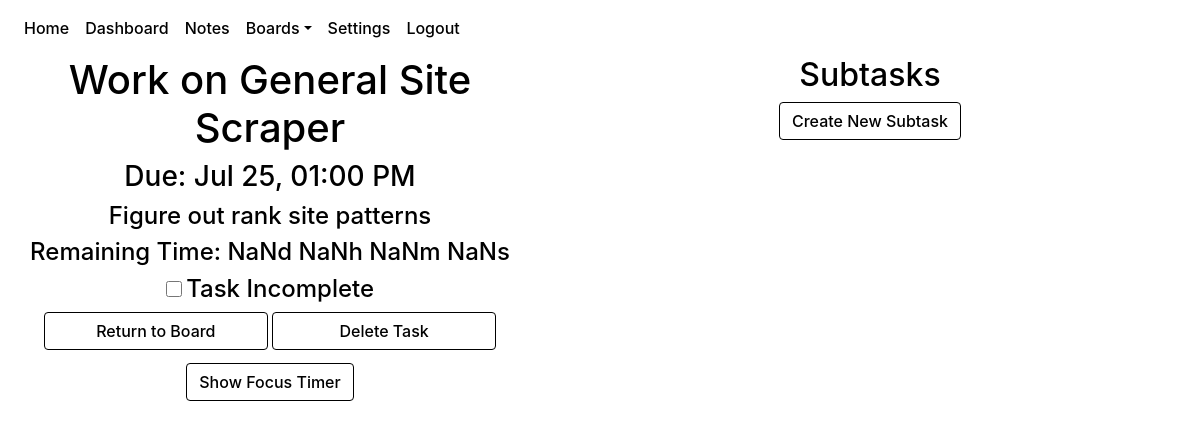
/boards/3/9/6 (signed in), run on an earlier commit of the app's database.
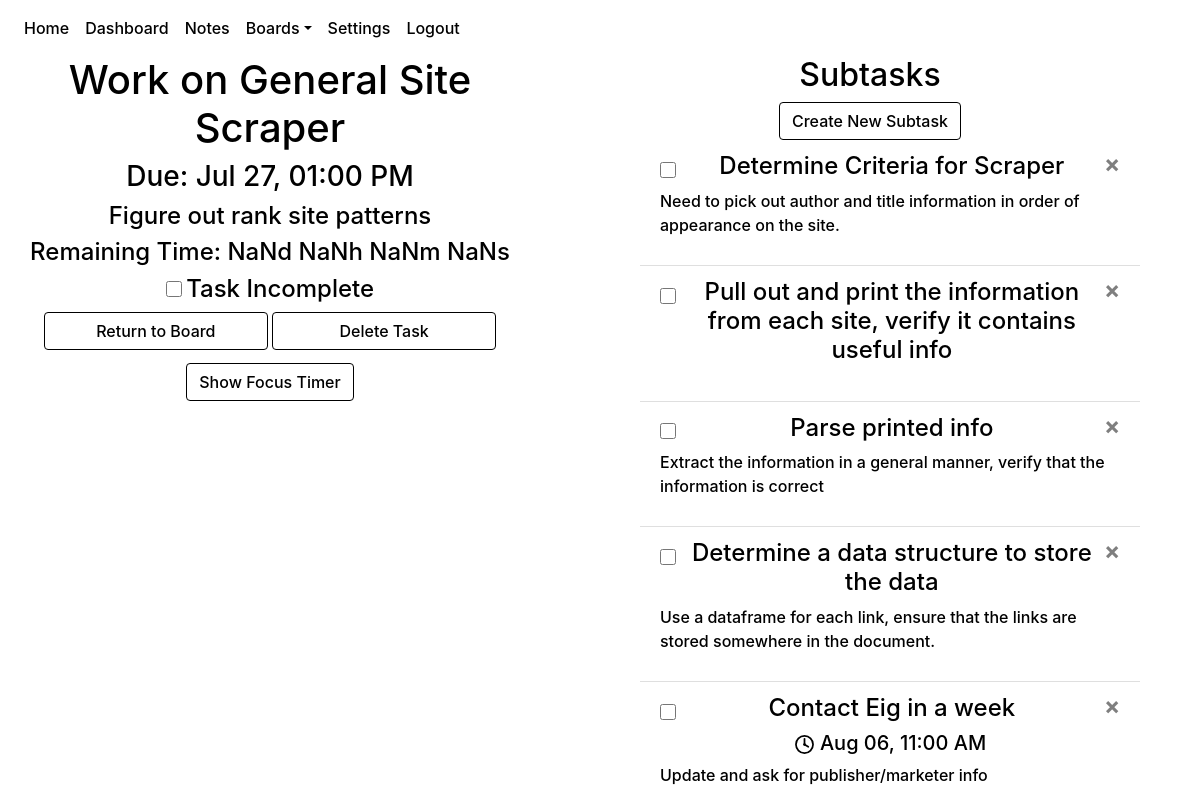
And on a later commit of the database.
### website/models.py (models this page shows)
class Task(db.Model):
    id = db.Column(db.Integer, primary_key = True)
    created = db.Column(db.DateTime(timezone = True), default = func.now())
    last_modified = db.Column(db.DateTime(timezone = True), default = func.now())
    due_date = db.Column(db.DateTime(timezone = True))
    name = db.Column(db.String(100))
    description = db.Column(db.String(10000))
    completed = db.Column(db.Boolean, default = False)
    category = db.Column(db.Integer, db.ForeignKey('category.id'))
    board = db.Column(db.Integer, db.ForeignKey('board.id'))
    subtasks = db.relationship('Subtask')
    user_id = db.Column(db.Integer, db.ForeignKey('user.id'))

class Subtask(db.Model):
    id=db.Column(db.Integer, primary_key=True)
    created=db.Column(db.DateTime(timezone = True), default = func.now())
    last_modified=db.Column(db.DateTime(timezone = True), default = func.now())
    due_date = db.Column(db.DateTime(timezone = True))
    name = db.Column(db.String(100))
    description = db.Column(db.String(10000))
    completed = db.Column(db.Boolean, default = False)
    parent_task = db.Column(db.Integer, db.ForeignKey('task.id'))
    category = db.Column(db.Integer, db.ForeignKey('category.id'))
    board = db.Column(db.Integer, db.ForeignKey('board.id'))
    user_id = db.Column(db.Integer, db.ForeignKey('user.id'))

### website/views.py (the view, shortened to what this page needs)
@views.route('/boards/<board>/<category>/<task>', methods= ['GET', 'POST'])
@login_required
def display_task(board, category, task):
    return render_template("taskview.html", user = current_user, board = board, category = category, task = task)

### website/__init__.py (called while the page is built)
def create_app():
    app = Flask(__name__)
    app.config['SECRET_KEY'] = urandom(12).hex()
    app.config['SQLALCHEMY_DATABASE_URI'] = f'sqlite:///{DB_NAME}'
    app.config['SQLALCHEMY_TRACK_MODIFICATIONS'] = False
    db.init_app(app)
    from .views import views
    from .auth import auth
    app.register_blueprint(views, url_prefix='/')
    app.register_blueprint(auth, url_prefix='/')
    from .models import User, Note, Board, Task, Category
    create_database(app)
    login_manager = LoginManager()
    login_manager.login_view = 'auth.login'
    login_manager.init_app(app)
    @login_manager.user_loader
    def load_user(id):
        return User.query.get(id)
    return app

### website/templates/taskview.html (shortened to what the changed rows need)
{% extends "base.html" %}
{% block style %}
<link rel="stylesheet" href="{{ url_for('static', filename = 'taskView.css') }}" />
{% endblock %}
{% block content %}
    {% for boardObject in current_user.boards %}
    {% if boardObject.id == board|int%}
    {% for taskObject in boardObject.tasks%}
    {% if task|int == taskObject.id %}
    <div class="all-task-content">
        <div class="contain-task">
            <div class="task-header">
                <h1
                align="center"
                class="show-task task-title"
                id="task-title"
                ondblclick='editTaskElement(".task-title")'>{{ taskObject.name }}</h1>
                <h3
                id="task-due-date"
                class="show-task task-due"
                align="center"
                ondblclick='setDefaultDate("{{taskObject.due_date}}"); editTaskElement(".task-due");'>Due: {{taskObject.due_date.strftime('%b %d, %I:%M %p')}}</h3>
                <h4
                id="task-description"
                class="show-task task-description"
                align="center"
                ondblclick='editTaskElement(".task-description")'>{{taskObject.description}}</h4>
                {% if taskObject.completed == True %}
                    <h4 style="display: none;" id="time-remaining"></h4>
                    <div align="center" class="task-complete checkbox-section">
                        <input
                        align="center"
                        name="check-box"
                        type="checkbox"
                        aria-label="Complete"
                        id="task-completed-checkbox"
                        class="task-view checkbox form-control"
                        onclick="toggleTaskCompletion({{ taskObject.id }}, {{ taskObject.board }})"
                        checked
                        >
                        <h4 id="task-status">Task Complete</h4>
                    </div>
                {% else %}
                    <h4 id="time-remaining"></h4>
                    <div align="center" class="task-incomplete checkbox-section">
                        <input
                        onshow="showDueDate('{{ taskObject.due_date }}');"
                        type="checkbox"
                        name="check-box"
                        aria-label="Complete"
                        id="task-completed-checkbox"
                        class="task-view checkbox form-control"
                        onclick="toggleTaskCompletion({{ taskObject.id }}, {{ taskObject.board }})"
                        >
                        <h4 id="task-status">Task Incomplete</h4>
                    </div>
                {% endif %}
                <div align="center" id="main-task-buttons-div">
                    <a href="/boards/{{ board }}"><button align="center" id="return-to-board" class="form-control btn btn-primary">Return to Board</button></a>
                    <button align="center"
                    id="delete-task"
                    class="form-control btn btn-secondary"
                    onclick= "showDeleteConfirmation(`deleteTask({{ taskObject.id }}, '{{ board }}');`, 'task');"
                    >Delete Task</button>
                </div>
            </div>
            {% if taskObject.completed == False %}
            <div align="center" id="focus-timer-button-container">
                <button align="center" onclick="toggleTimerMenu('focus-timer-display');" class="btn btn-primary" id="focus-timer-display">Show Focus Timer</button>
            </div>
            {% endif %}
        </div>
        <div class="contain-subtasks">
            <div align="center" id="subtask-list-header">
                <h2>Subtasks</h2>
                <div align="center">
                    <button class="btn btn-primary" onclick="showSubtaskForm();" id="show-form-button">Create New Subtask</button>
                </div>
            </div>
            <ul class="subtask list-group-flush" id="subtask-list">
                {% for subtask in taskObject.subtasks%}
                <li class="subtask-item list-group-item">
                {% if subtask.completed == True %}
                    <input id="toggle-s{{subtask.id}}" class="toggle-complete-box form-control show-subtask subtask-title s{{subtask.id}}" type="checkbox" onclick="toggleSubtaskCompletion({{ subtask.id }})" checked />
                    <h4 class="show-subtask subtask-completed subtask-title s{{subtask.id}} complete" ondblclick="editSubtaskElement('.subtask-title.s{{subtask.id}}');">{{ subtask.name }}</h4>
                    <button type="button" class="show-subtask close s{{ subtask.id }}" id="delete-subtask" onClick="showDeleteConfirmation(`deleteSubtask({{ subtask.id }})`, 'subtask');">
                        <span class="delete-button" aria-hidden="true">&times;</span>
                    </button>
                    <br>
                    <div id="change-name-div" class="edit-subtask subtask-title s{{subtask.id}}" align="center">
                        <input
                        align="center"
                        name = "subtask-title"
                        class="form-control edit-subtask subtask-title s{{subtask.id}}"
                        id="subtask-title-input-s{{subtask.id}}"
                        type="text"
                        value="{{subtask.name}}"
                        >
                        <button
                        onclick='updateSubtask({{ subtask.id }}, "subtask-title-input-s{{subtask.id}}");'
                        class="btn btn-primary subtask-title edit-subtask s{{subtask.id}}"
                        id="submit-subtask-title"
                        >
                        Save
                        </button>
                        <button
                        onclick='cancelEditSubtask();'
                        class="btn btn-secondary subtask-title edit-subtask s{{subtask.id}}"
                        id="cancel-title"
                        >
                        Cancel
                        </button>
                    </div>
                    <p id="description-p" class="show-subtask subtask-completed subtask-description s{{subtask.id}}" ondblclick="editSubtaskElement('.subtask-description.s{{subtask.id}}');">{{ subtask.description }}</p>
                    <div id="change-description-div-sub" class="edit-subtask subtask-description s{{subtask.id}}" align="center">
                        <textarea
                        align="center"
                        name="subtask-description"
                        class="form-control edit-subtask subtask-description s{{subtask.id}}"
                        id="subtask-description-input-s{{subtask.id}}">{{subtask.description}}</textarea>
                        <button
                        onclick='updateSubtask({{ subtask.id }}, "subtask-description-input-s{{subtask.id}}");'
                        class="btn btn-primary subtask-description edit-subtask s{{subtask.id}}"
                        id="submit-subtask-description"
                        >
                        Save
                        </button>
                        <button
                        onclick='cancelEditSubtask();'
                        class="btn btn-secondary subtask-description edit-subtask s{{subtask.id}}"
                        id="cancel-subtask"
                        >
                        Cancel
                        </button>
                    </div>
                    <input type="text" class="edit-subtask s{{subtask.id}}" id="subtask-name-input" value="{{subtask.name}}">
                {% else %}
                    <input id="toggle-s{{subtask.id}}" class="toggle-complete-box form-control show-subtask subtask-title s{{subtask.id}}" type="checkbox" onclick="toggleSubtaskCompletion({{ subtask.id }})" />
                    <h4 class="show-subtask subtask-title s{{subtask.id}} incomplete" ondblclick="editSubtaskElement('.subtask-title.s{{subtask.id}}');">{{ subtask.name }}</h4>
                    <button type="button" class="show-subtask close s{{ subtask.id }}" id="delete-subtask" onClick="showDeleteConfirmation(`deleteSubtask({{ subtask.id }})`, 'subtask');">
                        <span class="delete-button" aria-hidden="true">&times;</span>
                    </button>
                    <br>
                    {% if subtask.due_date != None %}
                    <h5 class="show-subtask show-duedate subtask-duedate s{{subtask.id}}" id="due-date-display" ondblclick="editSubtaskElement('.subtask-duedate.s{{subtask.id}}');"><img src="{{url_for('static', filename = 'clock.svg')}}" class="clock-svg" /> {{subtask.due_date.strftime('%b %d, %I:%M %p')}}</h5>
                    {% endif %}
                    <p id="description-p" class="show-subtask subtask-description s{{subtask.id}}" ondblclick="editSubtaskElement('.subtask-description.s{{subtask.id}}');">{{ subtask.description }}</p>
                {% endif %}
                </li>
                {% endfor %}
            </ul>
        </div>
    </div>
    {% endif %}
    {% endfor %}
    {% endif %}
    {% endfor %}
{% endblock %}

What changed in the data, as far as the page shows it:
changed Task "Work on General Site Scraper": due_date "Jul 25, 01:00 PM" → "Jul 27, 01:00 PM"
added Subtask: name "Determine Criteria for Scraper", description "Need to pick out author and title information in order of appearance on the site."
added Subtask: name "Pull out and print the information from each site, verify it contains useful info"
added Subtask: name "Parse printed info", description "Extract the information in a general manner, verify that the information is correct"
added Subtask: name "Determine a data structure to store the data", description "Use a dataframe for each link, ensure that the links are stored somewhere in the document."
added Subtask: name "Contact Eig in a week", completed False (drawn), due_date "Aug 06, 11:00 AM", description "Update and ask for publisher/marketer info"
